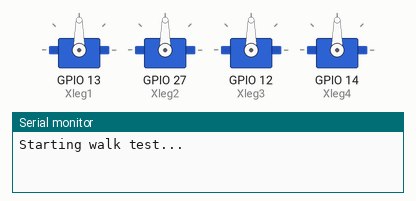
This sketch was run on a simulated ESP32. Parts: 4 × servo, the last lines printed to the serial monitor.

Above: at 0.1 s.
At 1.6 s:
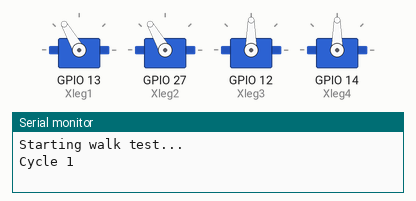
At 2.6 s:
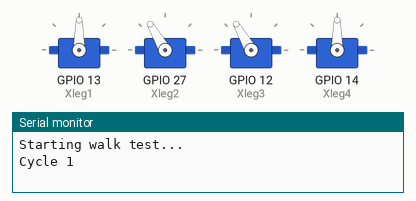
At 3.6 s:
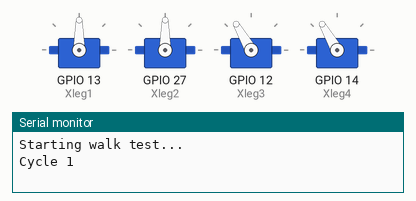
At 6.1 s:
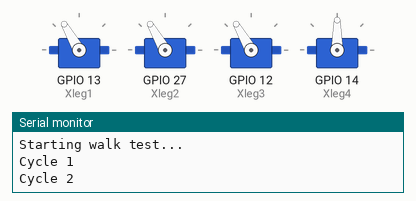
At 8.1 s:
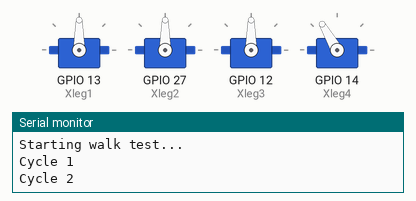
Timing chart, 0 to 10.0 s (numbered marks = the images above):
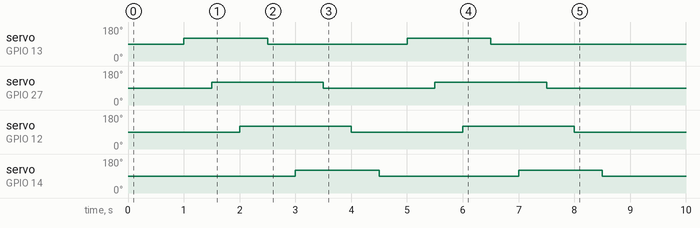

The sketch:

AutonFirmware.ino
```cpp
#include <ESP32Servo.h>

// Create servo objects
Servo Xleg1;  // D13 - back left
Servo Xleg2;  // D27 - front right
Servo Xleg3;  // D12 - back right
Servo Xleg4;  // D14 - front left

// Constants
const int neutral = 90;
const int stepAngle = 30;     // how far to swing
const int moveDelay = 500;    // ms between each move

void setup() {
  Serial.begin(115200);
  Serial.println("Starting walk test...");

  // Attach servos
  Xleg1.setPeriodHertz(50); Xleg1.attach(13);
  Xleg2.setPeriodHertz(50); Xleg2.attach(27);
  Xleg3.setPeriodHertz(50); Xleg3.attach(12);
  Xleg4.setPeriodHertz(50); Xleg4.attach(14);

  // Start in neutral
  Xleg1.write(neutral);
  Xleg2.write(neutral);
  Xleg3.write(neutral);
  Xleg4.write(neutral);
  delay(1000);

  // Run the test walk sequence
  for (int i = 0; i < 2; i++) {
    Serial.print("Cycle "); Serial.println(i + 1);

    // 13f
    Xleg1.write(neutral + stepAngle);
    delay(moveDelay);

    // 27f
    Xleg2.write(neutral + stepAngle);
    delay(moveDelay);

    // 12f
    Xleg3.write(neutral + stepAngle);
    delay(moveDelay);

    // 13r
    Xleg1.write(neutral);
    delay(moveDelay);

    // 14f
    Xleg4.write(neutral + stepAngle);
    delay(moveDelay);

    // 27r
    Xleg2.write(neutral);
    delay(moveDelay);

    // 12r
    Xleg3.write(neutral);
    delay(moveDelay);

    // 14r
    Xleg4.write(neutral);
    delay(moveDelay);
  }

  Serial.println("Test complete!");
}

void loop() {
  // Do nothing, keep servos in place
}
```
